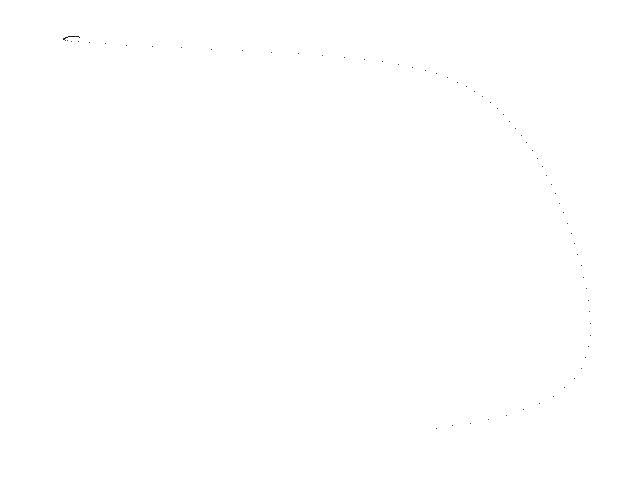
Frame 1 (no input)
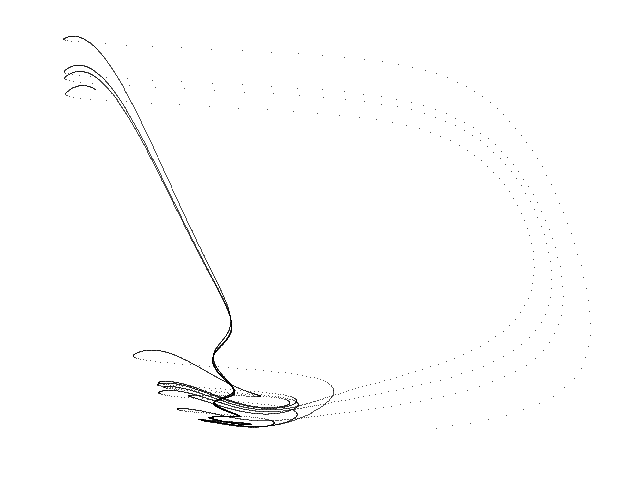
Frame 60 (the mouse pressed at the canvas centre just before this capture)
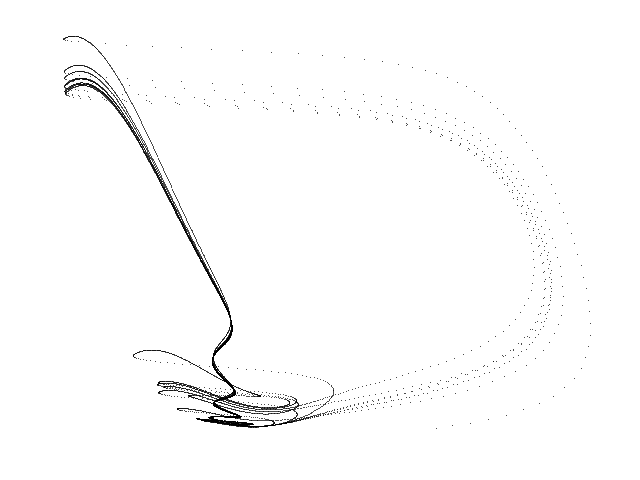
Frame 120 (the mouse held since frame 60 and released just before this capture)

The Processing sketch that drew these frames (run headless with seeded random() and noise(); from frame 60 on, the mouse is pressed at the canvas centre):

// Processing sketch: Hindmarsh_Rose
// ── Hindmarsh_Rose.pde
// Hindmarsh–Rose chaotic attractor //

  float x = 1.0;
  float y = 0.0;
  float z = 0.0;
  float dt = 0.005;
  float a = 0.49;
  float b = 1.0;
  float c = 0.0322;
  float d = 1.0;
  float s = 1.0;
  float u = 0.03;
  float v = 0.8;


void setup() {
  
  size(640, 480);
  background(255);
  
}

void draw() {
  
  for (int i=0; i<100; i++) {
    
    float nx = x;
    float ny = y;
    float nz = z;
        
    x = nx + dt * ((-u * nx + ny - a * pow(nx, 3.0) + b * pow(nx, 2.0) + nz) / u);
    y = ny + dt * (-a * pow(nx, 3.0) - (d - b) * pow(nx, 2.0) + nz);
    z = nz + dt * ((-s * nx - nz + c) / v); 
  
    point(220 + (200 * x), 430 + (720 * y));
        
  }

}
